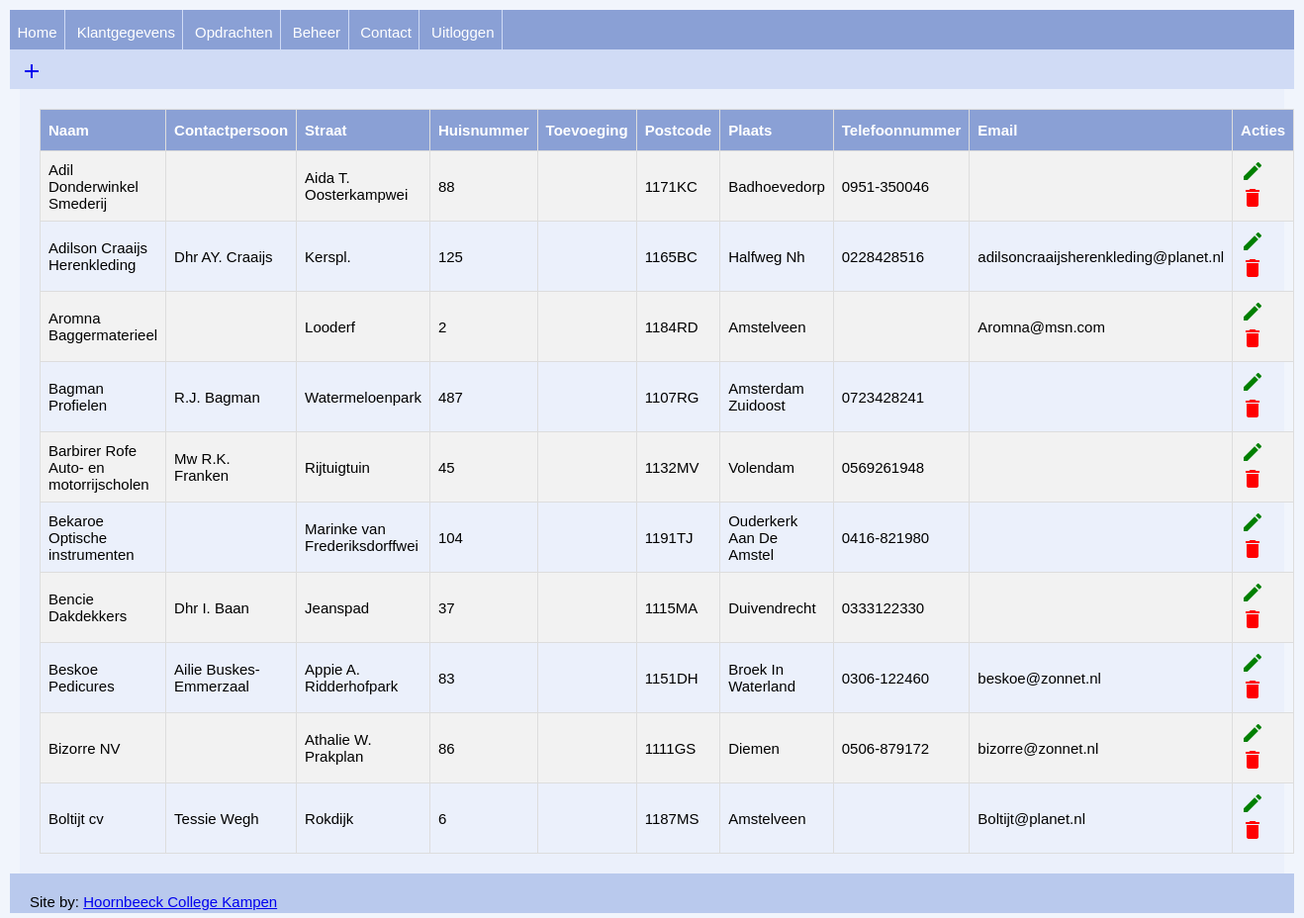
Page /klanten.php on the committed database.
### tables this page shows
CREATE TABLE `Klant` (
  `id` int(11) NOT NULL AUTO_INCREMENT,
  `naam` varchar(80) NOT NULL,
  `cp` varchar(80) DEFAULT NULL COMMENT 'Contactpersoon',
  `straat` varchar(80) NOT NULL,
  `huisnummer` int(11) NOT NULL,
  `toevoeging` varchar(45) DEFAULT NULL,
  `postcode` varchar(6) DEFAULT NULL,
  `plaats` varchar(60) DEFAULT NULL,
  `telefoon` varchar(45) DEFAULT NULL,
  `notitie` varchar(255) DEFAULT NULL,
  PRIMARY KEY (`id`)
);

### klanten.php (the view)
<?php
    require_once "inc/header.php";
    echo '<header class="head">';
        echo "<a href='klant_new.php' class='btn-new'><i class='material-icons md-24'>add</i></a>";
    echo '</header>';
    echo '<main class="main-content">';
?>
        <table id="customers">
            <tr>
                <th>Naam</th>
                <th>Contactpersoon</th>
                <th>Straat</th>
                <th>Huisnummer</th>
                <th>Toevoeging</th>
                <th>Postcode</th>
                <th>Plaats</th>
                <th>Telefoonnummer</th>
                <th>Email</th>
                <th>Acties</th>
            </tr>
        <?php
        $query = "SELECT * FROM klant ORDER BY naam, plaats LIMIT 10";
        $result = mysqli_query($dbconn, $query) or die("Error: " . mysqli_error($dbconn));
        $aantal = mysqli_num_rows($result);
        $contentTable = "";
        if ($aantal > 0) {
            while ($row = mysqli_fetch_array($result)) {
                $contentTable .= "<tr>";
                $contentTable .= "<td>" . $row['naam'] . "</td>";
                $contentTable .= "<td>" . $row['cp'] . "</td>";
                $contentTable .= "<td>" . $row['straat'] . "</td>";
                $contentTable .= "<td>" . $row['huisnummer'] . "</td>";
                $contentTable .= "<td>" . $row['toevoeging'] . "</td>";
                $contentTable .= "<td>" . $row['postcode'] . "</td>";
                $contentTable .= "<td>" . $row['plaats'] . "</td>";
                $contentTable .= "<td>" . $row['telefoon'] . "</td>";
                $contentTable .= "<td>" . $row['notitie'] . "</td>";
                $contentTable .= "<td>
                                    <a href = 'klant_edit.php?id={$row['id']}' class = 'btn-edit'><i class = 'material-icons md-24'>edit</i></a>
                                    <a href = 'klant_delete.php?id={$row['id']}' class = 'btn-delete'><i class = 'material-icons md-24'>delete</i></a>
                                </td>";
                $contentTable .= "</tr>";
            }
        } else {
            $contentTable .= "<tr><td colspan='9'>Geen klantgegevens gevonden</td></tr>";
        }
        $contentTable .= "</table>";
        echo $contentTable;
        echo '</main>';
        include 'inc/footer.php';
        ?>

### inc/header.php (shortened to what this page needs)
<!DOCTYPE html>
<html lang="en">
<head>
    <link rel="stylesheet" type="text/css" href="css/nav.css">
    <link rel="stylesheet" type="text/css" href="css/style.css">
</head>
<body>
    <div class="container">
        <?php
            include 'inc/menu.php';
?>

### inc/menu.php (shortened to what this page needs)
<?php
$menu = '<nav>
            <ul>
                <li><a href="#">Home</a></li>
                <li><a href="klanten.php">Klantgegevens</a></li>
                <li><a href="#">Opdrachten</a></li>
                <li><a href="#Beheer" class="dropbn">Beheer</a>
                    <ul>
                        <li><a href="#">Nieuwe gebruikers</a></li>
                        <li><a href="#">Wijzigen gebruiker</a></li>
                    </ul>
                </li>
                <li><a href="#">Contact</a></li>
                <li><a href="#">Uitloggen</a></li>
            </ul>
        </nav>';
echo $menu;
?>

### inc/footer.php
<footer class="footer">
    <?php
    echo 'Site by: <a target="_blank" href="https://www.hoornbeeck.nl">Hoornbeeck College Kampen</a>';
    ?>
</footer>
</div>
</body>
</html>

### css/nav.css (style rules this page uses)
:root { --primary0: rgba(138,160,213,1); --primary1: rgba(161,181,226,1); --primary2: rgba(185,201,237,1); --primary3: rgba(208,219,245,1); --primary4: rgba(229,236,251,0.5); --hover: rgba(255, 111, 78, 0.2); }
body { margin: 0; padding: 0; font-size: 15px; font-family: heebo, verdana, sans-serif; background-color: var(--primary4); }
nav { background-color: var(--primary0); color: #fff; display: block; margin: 0; overflow: hidden; }
nav ul { margin: 0; padding: 0; list-style: none; }
nav ul li { margin: 0; display: inline-block; list-style-type: none; transition: all 0.2s; border-right: 1px solid var(--primary3); }
nav > ul > li > a { display: block; line-height: 2em; padding: 0.5em 0.5em; text-decoration: none; color: white; }

### css/style.css (style rules this page uses)
:root { --primary0: rgba(138,160,213,1); --primary1: rgba(161,181,226,1); --primary2: rgba(185,201,237,1); --primary3: rgba(208,219,245,1); --primary4: rgba(229,236,251,0.5); --hover: rgba(255, 111, 78, 0.2); }
* { box-sizing: border-box; margin: 0; padding: 0; }
body { margin: 10px; }
.container { min-height: 98vh; display: grid; grid-template-columns: 10px 1fr 1fr 10px; grid-template-rows: 40px 40px 1fr 35px; grid-template-areas: "nav nav nav nav" "head head head head" ". main main ." "footer footer footer footer" ; }
nav { background-color: var(--primary0); color: #fff; display: block; margin: 0; overflow: hidden; grid-area: nav; }
.head { background-color: var(--primary3); padding: 10px; grid-area: head; }
.main-content { background-color: var(--primary4); padding: 20px; grid-area: main; height: 100%; }
.footer { background-color: var(--primary2); padding: 20px; grid-area: footer; }
#customers { border-collapse: collapse; width: 100%; }
#customers td, #customers th { border: 1px solid #ddd; padding: 8px; }
#customers tr:nth-child(even) { background-color: #f2f2f2; }
#customers th { padding-top: 12px; padding-bottom: 12px; text-align: left; background-color: var(--primary0); color: white; }
.main-content a { padding-right: 10px; }
.btn-edit { color: green; }
.btn-delete { color: red; }
.material-icons.md-24 { font-size: 24px; }

### rows in the picture
klant: naam "Adil Donderwinkel Smederij", straat "Aida T. Oosterkampwei", huisnummer "88", postcode "1171KC", plaats "Badhoevedorp", telefoon "0951-350046"
klant: naam "Adilson Craaijs Herenkleding", cp "Dhr AY. Craaijs", straat "Kerspl.", huisnummer "125", postcode "1165BC", plaats "Halfweg Nh", telefoon "0228428516", notitie "adilsoncraaijsherenkleding@planet.nl"
klant: naam "Aromna Baggermaterieel", straat "Looderf", huisnummer "2", postcode "1184RD", plaats "Amstelveen", notitie "Aromna@msn.com"
klant: naam "Bagman Profielen", cp "R.J. Bagman", straat "Watermeloenpark", huisnummer "487", postcode "1107RG", plaats "Amsterdam Zuidoost", telefoon "0723428241"
klant: naam "Barbirer Rofe Auto- en motorrijscholen", cp "Mw R.K. Franken", straat "Rijtuigtuin", huisnummer "45", postcode "1132MV", plaats "Volendam", telefoon "0569261948"
klant: naam "Bekaroe Optische instrumenten", straat "Marinke van Frederiksdorffwei", huisnummer "104", postcode "1191TJ", plaats "Ouderkerk Aan De Amstel", telefoon "0416-821980"
klant: naam "Bencie Dakdekkers", cp "Dhr I. Baan", straat "Jeanspad", huisnummer "37", postcode "1115MA", plaats "Duivendrecht", telefoon "0333122330"
klant: naam "Beskoe Pedicures", cp "Ailie Buskes-Emmerzaal", straat "Appie A. Ridderhofpark", huisnummer "83", postcode "1151DH", plaats "Broek In Waterland", telefoon "0306-122460", notitie "beskoe@zonnet.nl"
klant: naam "Bizorre NV", straat "Athalie W. Prakplan", huisnummer "86", postcode "1111GS", plaats "Diemen", telefoon "0506-879172", notitie "bizorre@zonnet.nl"
klant: naam "Boltijt cv", cp "Tessie Wegh", straat "Rokdijk", huisnummer "6", postcode "1187MS", plaats "Amstelveen", notitie "Boltijt@planet.nl"
